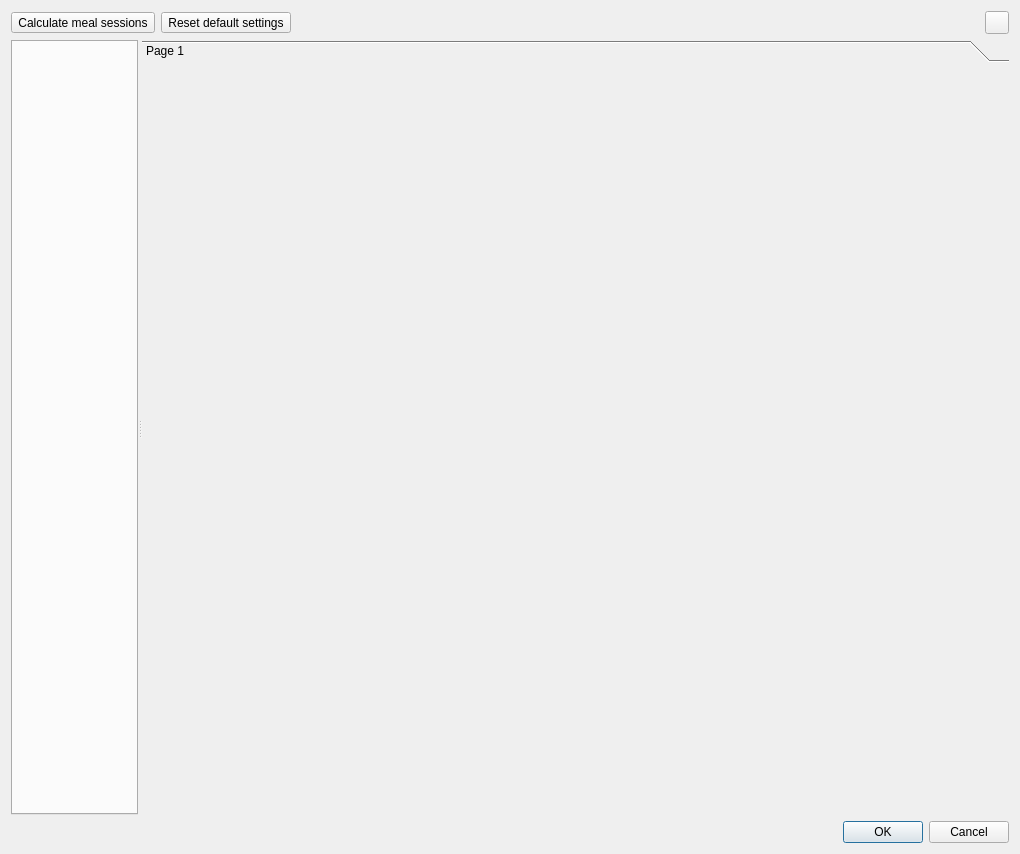
<?xml version="1.0" encoding="UTF-8"?>
<ui version="4.0">
 <class>MealDetailsDialog</class>
 <widget class="QDialog" name="MealDetailsDialog">
  <property name="geometry">
   <rect>
    <x>0</x>
    <y>0</y>
    <width>1020</width>
    <height>854</height>
   </rect>
  </property>
  <property name="windowTitle">
   <string>Meal Details</string>
  </property>
  <layout class="QVBoxLayout" name="verticalLayout">
   <item>
    <layout class="QHBoxLayout" name="toolbarLayout">
     <item>
      <widget class="QToolButton" name="toolButtonCalculate">
       <property name="text">
        <string>Calculate meal sessions</string>
       </property>
      </widget>
     </item>
     <item>
      <widget class="QToolButton" name="toolButtonResetSettings">
       <property name="text">
        <string>Reset default settings</string>
       </property>
      </widget>
     </item>
     <item>
      <spacer name="horizontalSpacer">
       <property name="orientation">
        <enum>Qt::Horizontal</enum>
       </property>
       <property name="sizeHint" stdset="0">
        <size>
         <width>40</width>
         <height>20</height>
        </size>
       </property>
      </spacer>
     </item>
     <item>
      <widget class="QToolButton" name="toolButtonHelp">
       <property name="icon">
        <iconset resource="../../../resources/resources.qrc">
         <normaloff>:/icons/icons8-help-16.png</normaloff>:/icons/icons8-help-16.png</iconset>
       </property>
      </widget>
     </item>
    </layout>
   </item>
   <item>
    <widget class="QSplitter" name="splitter">
     <property name="sizePolicy">
      <sizepolicy hsizetype="Expanding" vsizetype="Expanding">
       <horstretch>0</horstretch>
       <verstretch>0</verstretch>
      </sizepolicy>
     </property>
     <property name="orientation">
      <enum>Qt::Horizontal</enum>
     </property>
     <widget class="QTabWidget" name="tabWidget">
      <property name="currentIndex">
       <number>-1</number>
      </property>
     </widget>
     <widget class="QToolBox" name="toolBox">
      <property name="currentIndex">
       <number>0</number>
      </property>
      <widget class="QWidget" name="page">
       <property name="geometry">
        <rect>
         <x>0</x>
         <y>0</y>
         <width>870</width>
         <height>746</height>
        </rect>
       </property>
       <attribute name="label">
        <string>Page 1</string>
       </attribute>
      </widget>
     </widget>
    </widget>
   </item>
   <item>
    <widget class="QDialogButtonBox" name="buttonBox">
     <property name="orientation">
      <enum>Qt::Horizontal</enum>
     </property>
     <property name="standardButtons">
      <set>QDialogButtonBox::Cancel|QDialogButtonBox::Ok</set>
     </property>
    </widget>
   </item>
  </layout>
 </widget>
 <resources>
  <include location="../../../resources/resources.qrc"/>
 </resources>
 <connections>
  <connection>
   <sender>buttonBox</sender>
   <signal>accepted()</signal>
   <receiver>MealDetailsDialog</receiver>
   <slot>accept()</slot>
   <hints>
    <hint type="sourcelabel">
     <x>248</x>
     <y>254</y>
    </hint>
    <hint type="destinationlabel">
     <x>157</x>
     <y>274</y>
    </hint>
   </hints>
  </connection>
  <connection>
   <sender>buttonBox</sender>
   <signal>rejected()</signal>
   <receiver>MealDetailsDialog</receiver>
   <slot>reject()</slot>
   <hints>
    <hint type="sourcelabel">
     <x>316</x>
     <y>260</y>
    </hint>
    <hint type="destinationlabel">
     <x>286</x>
     <y>274</y>
    </hint>
   </hints>
  </connection>
 </connections>
</ui>
